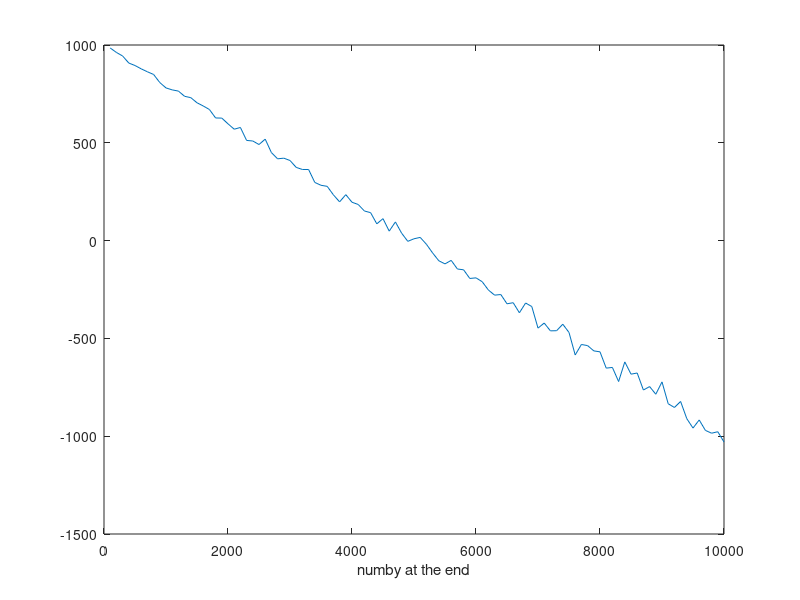

Write MATLAB code to recreate this figure.
bet = 10;
fund = 1000;
count = 0;
nbet = 100:100:10000;
for n = nbet 
	for i = 1:1000 
		x = rand(1,n); 
		win = sum(x <= 0.49) * bet; 
		lose = sum(x > 0.49) * bet;
		fundEnd(i)= fund + win - lose; 
	end
	count = count + 1;
	avr(count) = mean(fundEnd); 
end
plot(nbet, avr);
xlabel("numby at the end");
